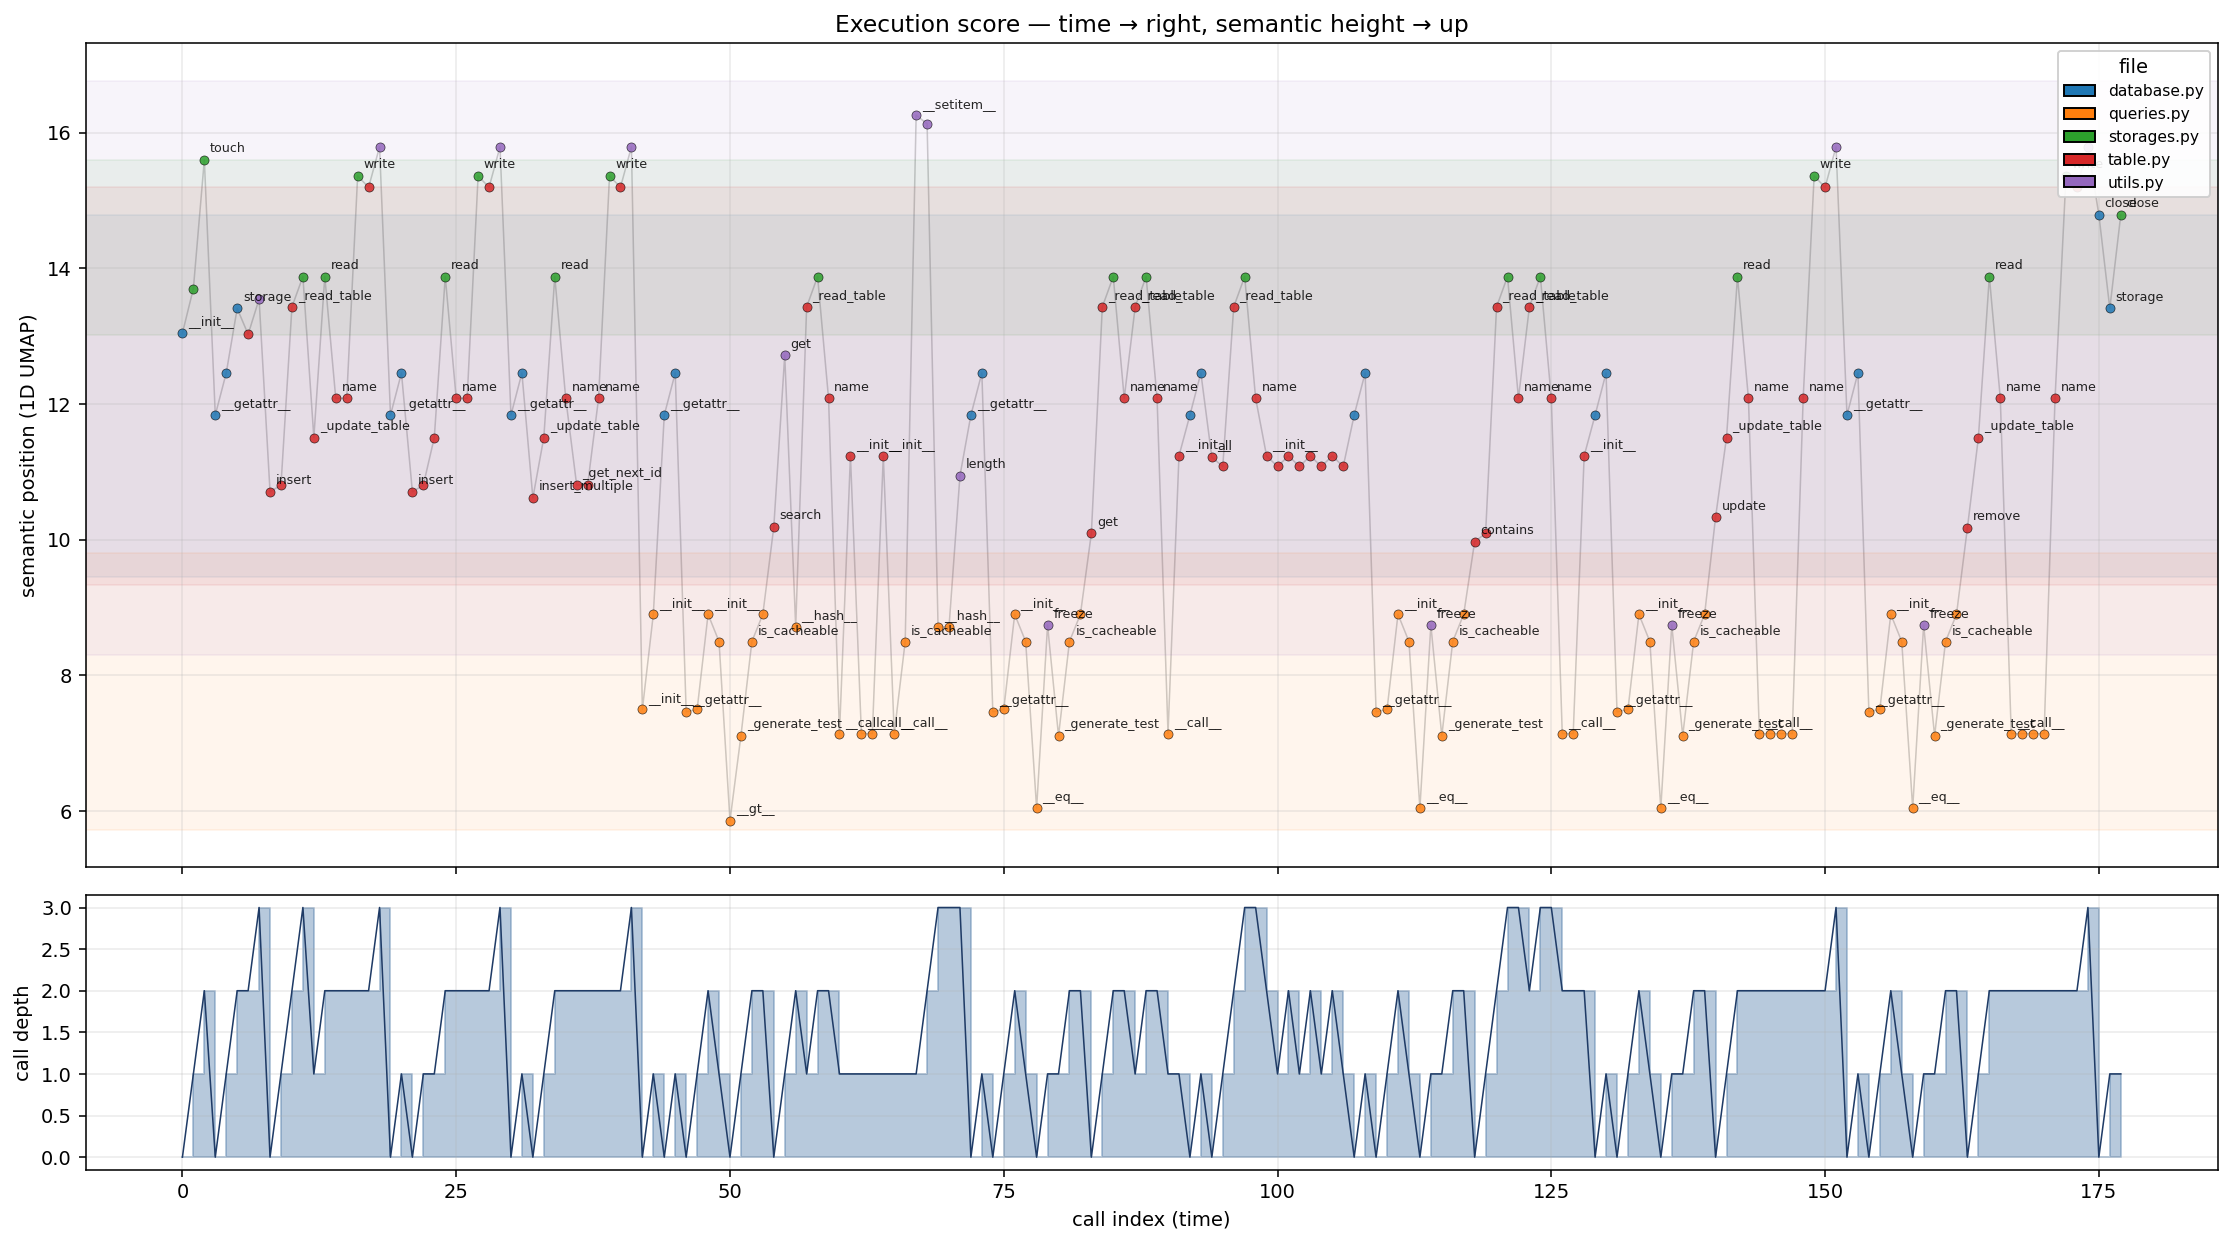

Reproduce this figure in Python.
"""Execution-score view: X = time (call index), Y = 1D semantic projection.

Reads real_trace.json (ordered events) + function_embeddings.json (vectors).
Projects embeddings to 1D with UMAP and plots the trace as a timeline.
"""
from __future__ import annotations

import json
from pathlib import Path

import matplotlib.pyplot as plt
import numpy as np
import umap


def main() -> None:
    emb = json.loads(Path("function_embeddings.json").read_text())
    trace = json.loads(Path("real_trace.json").read_text())

    qname_to_vec = {f["qname"]: np.array(f["vector"]) for f in emb["functions"]}
    qname_to_file = {f["qname"]: f["file"] for f in emb["functions"]}
    all_qnames = sorted(qname_to_vec.keys())
    vectors = np.array([qname_to_vec[q] for q in all_qnames])

    print("UMAP → 1D...")
    reducer = umap.UMAP(n_components=1, n_neighbors=15, min_dist=0.05,
                       metric="cosine", random_state=42)
    ys = reducer.fit_transform(vectors).ravel()
    qname_to_y = dict(zip(all_qnames, ys))

    # Build the timeline from the ordered event list
    events = trace["events"]
    series_t: list[int] = []
    series_y: list[float] = []
    series_q: list[str] = []
    series_depth: list[int] = []
    for i, ev in enumerate(events):
        q = ev["qname"]
        if q not in qname_to_y:
            continue
        series_t.append(i)
        series_y.append(float(qname_to_y[q]))
        series_q.append(q)
        series_depth.append(ev.get("depth", 0))

    # Color per source file
    files_in_trace = sorted(set(qname_to_file[q] for q in series_q))
    cmap = plt.get_cmap("tab10" if len(files_in_trace) <= 10 else "tab20")
    file_to_color = {f: cmap(i % cmap.N) for i, f in enumerate(files_in_trace)}

    fig, (ax_top, ax_bot) = plt.subplots(
        2, 1, figsize=(16, 9), sharex=True,
        gridspec_kw={"height_ratios": [3, 1]},
    )

    # Top: semantic position over time, connected path + points
    ax_top.plot(series_t, series_y, color="gray", alpha=0.4, linewidth=0.8, zorder=1)
    for i, q in enumerate(series_q):
        f = qname_to_file[q]
        ax_top.scatter(series_t[i], series_y[i], s=22, c=[file_to_color[f]],
                       edgecolors="black", linewidths=0.3, alpha=0.85, zorder=2)

    # Labels: show qname at transition points (when semantic position jumps)
    prev_y: float | None = None
    for i, (t, y, q) in enumerate(zip(series_t, series_y, series_q)):
        big_jump = prev_y is None or abs(y - prev_y) > 0.8
        if big_jump:
            short = q.split(".")[-1] if "." in q else q
            ax_top.annotate(short, (t, y), fontsize=6.5, alpha=0.85,
                            xytext=(3, 4), textcoords="offset points", zorder=3)
        prev_y = y

    # Semantic bands — show where each file lives in 1D space
    for f in files_in_trace:
        qs = [q for q in all_qnames if qname_to_file[q] == f]
        ys_f = [qname_to_y[q] for q in qs]
        if ys_f:
            ax_top.axhspan(min(ys_f), max(ys_f), color=file_to_color[f], alpha=0.07)

    ax_top.set_ylabel("semantic position (1D UMAP)")
    ax_top.set_title("Execution score — time → right, semantic height → up")
    ax_top.grid(True, alpha=0.25)

    # File legend (dedupe)
    from matplotlib.patches import Patch
    handles = [Patch(facecolor=file_to_color[f], edgecolor="black", label=Path(f).name)
               for f in files_in_trace]
    ax_top.legend(handles=handles, loc="upper right", fontsize=8, framealpha=0.9, title="file")

    # Bottom: call depth as flame-graph-ish
    ax_bot.fill_between(series_t, 0, series_depth, step="post",
                        color="#4c78a8", alpha=0.4)
    ax_bot.plot(series_t, series_depth, color="#1f3b66", linewidth=0.8)
    ax_bot.set_xlabel("call index (time)")
    ax_bot.set_ylabel("call depth")
    ax_bot.grid(True, alpha=0.25)

    plt.tight_layout()
    out = Path("execution_score.png")
    plt.savefig(out, dpi=140, bbox_inches="tight")
    print(f"wrote {out}")


if __name__ == "__main__":
    main()
